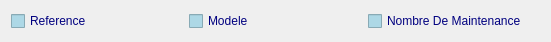
       <widget class="QWidget" name="layoutWidget">
        <property name="geometry">
         <rect>
          <x>150</x>
          <y>20</y>
          <width>551</width>
          <height>22</height>
         </rect>
        </property>
        <layout class="QHBoxLayout" name="horizontalLayout_3">
         <item>
          <widget class="QCheckBox" name="checkBox_search_ref">
           <property name="palette">
            <palette>
             <active>
              <colorrole role="WindowText">
               <brush brushstyle="SolidPattern">
                <color alpha="255">
                 <red>0</red>
                 <green>0</green>
                 <blue>127</blue>
                </color>
               </brush>
              </colorrole>
              <colorrole role="Button">
               <brush brushstyle="SolidPattern">
                <color alpha="255">
                 <red>173</red>
                 <green>216</green>
                 <blue>230</blue>
                </color>
               </brush>
              </colorrole>
              <colorrole role="Base">
               <brush brushstyle="SolidPattern">
                <color alpha="255">
                 <red>173</red>
                 <green>216</green>
                 <blue>230</blue>
                </color>
               </brush>
              </colorrole>
              <colorrole role="Window">
               <brush brushstyle="SolidPattern">
                <color alpha="255">
                 <red>173</red>
                 <green>216</green>
                 <blue>230</blue>
                </color>
               </brush>
              </colorrole>
             </active>
             <inactive>
              <colorrole role="WindowText">
               <brush brushstyle="SolidPattern">
                <color alpha="255">
                 <red>0</red>
                 <green>0</green>
                 <blue>127</blue>
                </color>
               </brush>
              </colorrole>
              <colorrole role="Button">
               <brush brushstyle="SolidPattern">
                <color alpha="255">
                 <red>173</red>
                 <green>216</green>
                 <blue>230</blue>
                </color>
               </brush>
              </colorrole>
              <colorrole role="Base">
               <brush brushstyle="SolidPattern">
                <color alpha="255">
                 <red>173</red>
                 <green>216</green>
                 <blue>230</blue>
                </color>
               </brush>
              </colorrole>
              <colorrole role="Window">
               <brush brushstyle="SolidPattern">
                <color alpha="255">
                 <red>173</red>
                 <green>216</green>
                 <blue>230</blue>
                </color>
               </brush>
              </colorrole>
             </inactive>
             <disabled>
              <colorrole role="WindowText">
               <brush brushstyle="SolidPattern">
                <color alpha="255">
                 <red>120</red>
                 <green>120</green>
                 <blue>120</blue>
                </color>
               </brush>
              </colorrole>
              <colorrole role="Button">
               <brush brushstyle="SolidPattern">
                <color alpha="255">
                 <red>173</red>
                 <green>216</green>
                 <blue>230</blue>
                </color>
               </brush>
              </colorrole>
              <colorrole role="Base">
               <brush brushstyle="SolidPattern">
                <color alpha="255">
                 <red>173</red>
                 <green>216</green>
                 <blue>230</blue>
                </color>
               </brush>
              </colorrole>
              <colorrole role="Window">
               <brush brushstyle="SolidPattern">
                <color alpha="255">
                 <red>173</red>
                 <green>216</green>
                 <blue>230</blue>
                </color>
               </brush>
              </colorrole>
             </disabled>
            </palette>
           </property>
           <property name="text">
            <string>Reference</string>
           </property>
           <property name="autoExclusive">
            <bool>true</bool>
           </property>
          </widget>
         </item>
         <item>
          <widget class="QCheckBox" name="checkBox_search_modele">
           <property name="palette">
            <palette>
             <active>
              <colorrole role="WindowText">
               <brush brushstyle="SolidPattern">
                <color alpha="255">
                 <red>0</red>
                 <green>0</green>
                 <blue>127</blue>
                </color>
               </brush>
              </colorrole>
              <colorrole role="Button">
               <brush brushstyle="SolidPattern">
                <color alpha="255">
                 <red>173</red>
                 <green>216</green>
                 <blue>230</blue>
                </color>
               </brush>
              </colorrole>
              <colorrole role="Base">
               <brush brushstyle="SolidPattern">
                <color alpha="255">
                 <red>173</red>
                 <green>216</green>
                 <blue>230</blue>
                </color>
               </brush>
              </colorrole>
              <colorrole role="Window">
               <brush brushstyle="SolidPattern">
                <color alpha="255">
                 <red>173</red>
                 <green>216</green>
                 <blue>230</blue>
                </color>
               </brush>
              </colorrole>
             </active>
             <inactive>
              <colorrole role="WindowText">
               <brush brushstyle="SolidPattern">
                <color alpha="255">
                 <red>0</red>
                 <green>0</green>
                 <blue>127</blue>
                </color>
               </brush>
              </colorrole>
              <colorrole role="Button">
               <brush brushstyle="SolidPattern">
                <color alpha="255">
                 <red>173</red>
                 <green>216</green>
                 <blue>230</blue>
                </color>
               </brush>
              </colorrole>
              <colorrole role="Base">
               <brush brushstyle="SolidPattern">
                <color alpha="255">
                 <red>173</red>
                 <green>216</green>
                 <blue>230</blue>
                </color>
               </brush>
              </colorrole>
              <colorrole role="Window">
               <brush brushstyle="SolidPattern">
                <color alpha="255">
                 <red>173</red>
                 <green>216</green>
                 <blue>230</blue>
                </color>
               </brush>
              </colorrole>
             </inactive>
             <disabled>
              <colorrole role="WindowText">
               <brush brushstyle="SolidPattern">
                <color alpha="255">
                 <red>120</red>
                 <green>120</green>
                 <blue>120</blue>
                </color>
               </brush>
              </colorrole>
              <colorrole role="Button">
               <brush brushstyle="SolidPattern">
                <color alpha="255">
                 <red>173</red>
                 <green>216</green>
                 <blue>230</blue>
                </color>
               </brush>
              </colorrole>
              <colorrole role="Base">
               <brush brushstyle="SolidPattern">
                <color alpha="255">
                 <red>173</red>
                 <green>216</green>
                 <blue>230</blue>
                </color>
               </brush>
              </colorrole>
              <colorrole role="Window">
               <brush brushstyle="SolidPattern">
                <color alpha="255">
                 <red>173</red>
                 <green>216</green>
                 <blue>230</blue>
                </color>
               </brush>
              </colorrole>
             </disabled>
            </palette>
           </property>
           <property name="text">
            <string>Modele</string>
           </property>
           <property name="autoExclusive">
            <bool>true</bool>
           </property>
          </widget>
         </item>
         <item>
          <widget class="QCheckBox" name="checkBox_search_nbr_maintenance">
           <property name="palette">
            <palette>
             <active>
              <colorrole role="WindowText">
               <brush brushstyle="SolidPattern">
                <color alpha="255">
                 <red>0</red>
                 <green>0</green>
                 <blue>127</blue>
                </color>
               </brush>
              </colorrole>
              <colorrole role="Button">
               <brush brushstyle="SolidPattern">
                <color alpha="255">
                 <red>173</red>
                 <green>216</green>
                 <blue>230</blue>
                </color>
               </brush>
              </colorrole>
              <colorrole role="Base">
               <brush brushstyle="SolidPattern">
                <color alpha="255">
                 <red>173</red>
                 <green>216</green>
                 <blue>230</blue>
                </color>
               </brush>
              </colorrole>
              <colorrole role="Window">
               <brush brushstyle="SolidPattern">
                <color alpha="255">
                 <red>173</red>
                 <green>216</green>
                 <blue>230</blue>
                </color>
               </brush>
              </colorrole>
             </active>
             <inactive>
              <colorrole role="WindowText">
               <brush brushstyle="SolidPattern">
                <color alpha="255">
                 <red>0</red>
                 <green>0</green>
                 <blue>127</blue>
                </color>
               </brush>
              </colorrole>
              <colorrole role="Button">
               <brush brushstyle="SolidPattern">
                <color alpha="255">
                 <red>173</red>
                 <green>216</green>
                 <blue>230</blue>
                </color>
               </brush>
              </colorrole>
              <colorrole role="Base">
               <brush brushstyle="SolidPattern">
                <color alpha="255">
                 <red>173</red>
                 <green>216</green>
                 <blue>230</blue>
                </color>
               </brush>
              </colorrole>
              <colorrole role="Window">
               <brush brushstyle="SolidPattern">
                <color alpha="255">
                 <red>173</red>
                 <green>216</green>
                 <blue>230</blue>
                </color>
               </brush>
              </colorrole>
             </inactive>
             <disabled>
              <colorrole role="WindowText">
               <brush brushstyle="SolidPattern">
                <color alpha="255">
                 <red>120</red>
                 <green>120</green>
                 <blue>120</blue>
                </color>
               </brush>
              </colorrole>
              <colorrole role="Button">
               <brush brushstyle="SolidPattern">
                <color alpha="255">
                 <red>173</red>
                 <green>216</green>
                 <blue>230</blue>
                </color>
               </brush>
              </colorrole>
              <colorrole role="Base">
               <brush brushstyle="SolidPattern">
                <color alpha="255">
                 <red>173</red>
                 <green>216</green>
                 <blue>230</blue>
                </color>
               </brush>
              </colorrole>
              <colorrole role="Window">
               <brush brushstyle="SolidPattern">
                <color alpha="255">
                 <red>173</red>
                 <green>216</green>
                 <blue>230</blue>
                </color>
               </brush>
              </colorrole>
             </disabled>
            </palette>
           </property>
           <property name="text">
            <string>Nombre De Maintenance</string>
           </property>
           <property name="autoExclusive">
            <bool>true</bool>
           </property>
          </widget>
         </item>
        </layout>
       </widget>
